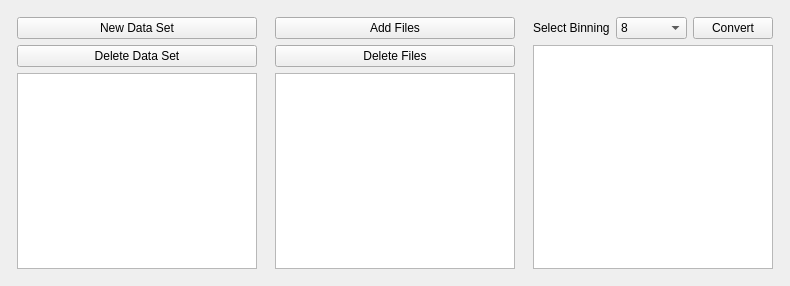
<?xml version="1.0" encoding="UTF-8"?>
<ui version="4.0">
 <class>Form</class>
 <widget class="QWidget" name="Form">
  <property name="geometry">
   <rect>
    <x>0</x>
    <y>0</y>
    <width>790</width>
    <height>286</height>
   </rect>
  </property>
  <property name="sizePolicy">
   <sizepolicy hsizetype="Expanding" vsizetype="Fixed">
    <horstretch>0</horstretch>
    <verstretch>0</verstretch>
   </sizepolicy>
  </property>
  <property name="windowTitle">
   <string>Form</string>
  </property>
  <property name="styleSheet">
   <string notr="true"/>
  </property>
  <layout class="QHBoxLayout" name="horizontalLayout_3" stretch="0">
   <item>
    <layout class="QHBoxLayout" name="horizontalLayout_2" stretch="1,1,1">
     <property name="sizeConstraint">
      <enum>QLayout::SetNoConstraint</enum>
     </property>
     <item>
      <layout class="QVBoxLayout" name="verticalLayout" stretch="0,0,1">
       <property name="sizeConstraint">
        <enum>QLayout::SetDefaultConstraint</enum>
       </property>
       <property name="leftMargin">
        <number>6</number>
       </property>
       <property name="topMargin">
        <number>6</number>
       </property>
       <property name="rightMargin">
        <number>6</number>
       </property>
       <property name="bottomMargin">
        <number>6</number>
       </property>
       <item>
        <widget class="QPushButton" name="DataSet_NewDataSet_button">
         <property name="toolTip">
          <string>Create new DataSet</string>
         </property>
         <property name="statusTip">
          <string>Create new DataSet</string>
         </property>
         <property name="text">
          <string>New Data Set</string>
         </property>
        </widget>
       </item>
       <item>
        <widget class="QPushButton" name="DataSet_DeleteDataSet_button">
         <property name="toolTip">
          <string>Delete selected DataSet</string>
         </property>
         <property name="statusTip">
          <string>Delete selected DataSet</string>
         </property>
         <property name="text">
          <string>Delete Data Set</string>
         </property>
        </widget>
       </item>
       <item>
        <widget class="QListView" name="DataSet_DataSets_listView">
         <property name="toolTip">
          <string>List of DataSets</string>
         </property>
         <property name="statusTip">
          <string>List of DataSets</string>
         </property>
         <property name="dragEnabled">
          <bool>false</bool>
         </property>
         <property name="dragDropMode">
          <enum>QAbstractItemView::NoDragDrop</enum>
         </property>
         <property name="defaultDropAction">
          <enum>Qt::CopyAction</enum>
         </property>
         <property name="alternatingRowColors">
          <bool>true</bool>
         </property>
         <property name="selectionMode">
          <enum>QAbstractItemView::SingleSelection</enum>
         </property>
         <property name="movement">
          <enum>QListView::Static</enum>
         </property>
        </widget>
       </item>
      </layout>
     </item>
     <item>
      <layout class="QVBoxLayout" name="verticalLayout_2" stretch="0,0,1">
       <property name="sizeConstraint">
        <enum>QLayout::SetDefaultConstraint</enum>
       </property>
       <property name="leftMargin">
        <number>6</number>
       </property>
       <property name="topMargin">
        <number>6</number>
       </property>
       <property name="rightMargin">
        <number>6</number>
       </property>
       <property name="bottomMargin">
        <number>6</number>
       </property>
       <item>
        <widget class="QPushButton" name="DataSet_AddFiles_button">
         <property name="toolTip">
          <string>Add DataFile(s)</string>
         </property>
         <property name="statusTip">
          <string>Add DataFile(s)</string>
         </property>
         <property name="text">
          <string>Add Files</string>
         </property>
        </widget>
       </item>
       <item>
        <widget class="QPushButton" name="DataSet_DeleteFiles_button">
         <property name="toolTip">
          <string>Delete selected DataFile(s)</string>
         </property>
         <property name="statusTip">
          <string>Delete selected DataFile(s)</string>
         </property>
         <property name="text">
          <string>Delete Files</string>
         </property>
        </widget>
       </item>
       <item>
        <widget class="QListView" name="DataSet_filenames_listView">
         <property name="toolTip">
          <string>List of DataFIle(s) in selected DataSet</string>
         </property>
         <property name="statusTip">
          <string>List of DataFIle(s) in selected DataSet</string>
         </property>
         <property name="editTriggers">
          <set>QAbstractItemView::DoubleClicked|QAbstractItemView::EditKeyPressed</set>
         </property>
         <property name="dragDropMode">
          <enum>QAbstractItemView::NoDragDrop</enum>
         </property>
         <property name="alternatingRowColors">
          <bool>true</bool>
         </property>
         <property name="selectionMode">
          <enum>QAbstractItemView::ExtendedSelection</enum>
         </property>
        </widget>
       </item>
      </layout>
     </item>
     <item>
      <layout class="QVBoxLayout" name="verticalLayout_3" stretch="0,1">
       <property name="leftMargin">
        <number>6</number>
       </property>
       <property name="topMargin">
        <number>6</number>
       </property>
       <property name="rightMargin">
        <number>6</number>
       </property>
       <property name="bottomMargin">
        <number>6</number>
       </property>
       <item>
        <layout class="QHBoxLayout" name="horizontalLayout">
         <item>
          <widget class="QLabel" name="label_2">
           <property name="toolTip">
            <string>Select binning for conversion of DataSet</string>
           </property>
           <property name="statusTip">
            <string>Select binning for conversion of DataSet</string>
           </property>
           <property name="text">
            <string>Select Binning</string>
           </property>
          </widget>
         </item>
         <item>
          <widget class="QComboBox" name="DataSet_binning_comboBox">
           <property name="toolTip">
            <string>Select binning for conversion of DataSet</string>
           </property>
           <property name="statusTip">
            <string>Select binning for conversion of DataSet</string>
           </property>
           <property name="currentIndex">
            <number>2</number>
           </property>
           <item>
            <property name="text">
             <string>1</string>
            </property>
           </item>
           <item>
            <property name="text">
             <string>3</string>
            </property>
           </item>
           <item>
            <property name="text">
             <string>8</string>
            </property>
           </item>
          </widget>
         </item>
         <item>
          <widget class="QPushButton" name="DataSet_convertData_button">
           <property name="toolTip">
            <string>Convert selected DataSet</string>
           </property>
           <property name="statusTip">
            <string>Convert selected DataSet</string>
           </property>
           <property name="text">
            <string>Convert</string>
           </property>
          </widget>
         </item>
        </layout>
       </item>
       <item>
        <widget class="QListView" name="DataSet_fileAttributs_listView">
         <property name="sizePolicy">
          <sizepolicy hsizetype="Preferred" vsizetype="Expanding">
           <horstretch>0</horstretch>
           <verstretch>0</verstretch>
          </sizepolicy>
         </property>
         <property name="toolTip">
          <string>List of properties of selected DataFile(s)</string>
         </property>
         <property name="statusTip">
          <string>List of properties of selected DataFile(s)</string>
         </property>
         <property name="sizeAdjustPolicy">
          <enum>QAbstractScrollArea::AdjustIgnored</enum>
         </property>
         <property name="editTriggers">
          <set>QAbstractItemView::NoEditTriggers</set>
         </property>
         <property name="dragEnabled">
          <bool>false</bool>
         </property>
         <property name="dragDropMode">
          <enum>QAbstractItemView::DropOnly</enum>
         </property>
         <property name="defaultDropAction">
          <enum>Qt::IgnoreAction</enum>
         </property>
         <property name="alternatingRowColors">
          <bool>true</bool>
         </property>
         <property name="selectionMode">
          <enum>QAbstractItemView::NoSelection</enum>
         </property>
         <property name="selectionBehavior">
          <enum>QAbstractItemView::SelectItems</enum>
         </property>
         <property name="movement">
          <enum>QListView::Static</enum>
         </property>
        </widget>
       </item>
      </layout>
     </item>
    </layout>
   </item>
  </layout>
 </widget>
 <resources/>
 <connections/>
</ui>
